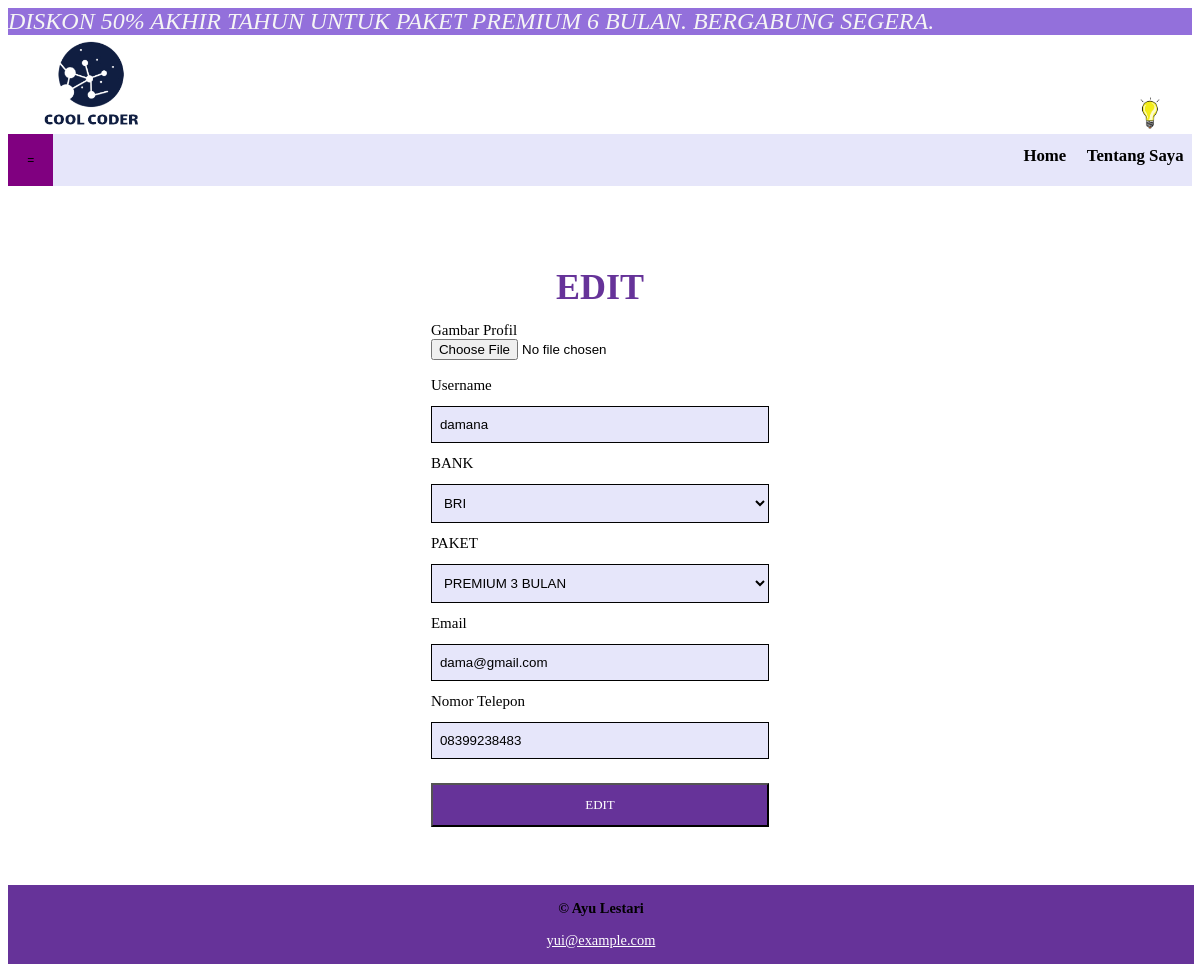
The page /POSTTEST7/crud/edit.php?id=48 on the database its author committed.
### tables this page shows
CREATE TABLE `member_web` (
  `id` int(11) NOT NULL,
  `picture` varchar(150) NOT NULL,
  `nama` varchar(15) NOT NULL,
  `bank` varchar(10) NOT NULL,
  `paket` varchar(255) NOT NULL,
  `email` varchar(255) NOT NULL,
  `no` varchar(13) NOT NULL,
  `waktu` timestamp NOT NULL DEFAULT current_timestamp() ON UPDATE current_timestamp()
);

### POSTTEST7/crud/edit.php (the view, shortened to what this page needs)
<?php
    require 'koneksi.php';
    if(isset($_GET['id'])){
        $id = $_GET['id'];}
    $hasil = mysqli_query($connect, "SELECT * FROM member_web WHERE id='$id'");
    $baris = mysqli_fetch_array($hasil);
?>
<!DOCTYPE html>
<html>
<head>
    <link rel="stylesheet" href="../css/home.css">
    <link rel="stylesheet" href="../css/php-in.css">
</head>
<body >
    <marquee  behavior="alternate" style="font-style: oblique;font-size: 2vw; color: whitesmoke; background-color:mediumpurple;"> DISKON 50% AKHIR TAHUN UNTUK PAKET PREMIUM 6 BULAN. BERGABUNG SEGERA.</marquee>
    <img src="../logo/cool coder.png" style="max-height: 14%; max-width: 14%;margin-bottom: -4%;margin-top: -2%;"/>
    <button id="toggle" class="button" style="max-width:2vw;max-height: 5vh; border:none;background-color: transparent;margin-left:78vw ;"><img src="../logo/lamp.png" style="max-width:5vw;max-height: 5vh;/">
    </button>
    <div class="nav">
        <div class="left-links">
            <div class="dropdown" style="display:inline-block;">
                <button class="dropbtn" style="background-color:purple;color: black;">=</button>
            </div>
        </div>
        <div class="right-links">
            <a class="links" href="../index.html"style="font-size:1.4vw;">&nbsp Home &nbsp</a>
            <a class="links" href="../aboutme.html"style="font-size:1.4vw;">&nbsp Tentang Saya &nbsp</a>
        </div>
    </div>
    <div class="content">
    <p>&nbsp</p>
    <main id="dark">
    <h2 class="text" align="center">EDIT</h2>
    <div class="inputan">
            <form action="" method = "post" enctype = "multipart/form-data">
                <label for="">Gambar Profil</label><br>
                <input type="file" name="picture" id="picture" required value=<?=$baris['picture']?> ><br><br>
                <label for="Username"> Username </label>
                    <input required placeholder="Username" id="nama" name="nama" type="text" value=<?=$baris['nama']?> />
                <br>
                <label for="BANK"> BANK </label>
                <select name="bank" id="bank" required value=<?=$baris['bank']?>>
                    <option value="BRI" <?=$baris['bank']=="BRI"?"selected":''?>>BRI</option>
                </select>
                <br>
                <label for="PAKET"> PAKET </label>
                <select name="paket" id="paket" required>
                    <option value="3 BULAN" <?=$baris['paket']=="3 BULAN"?"selected":''?>>PREMIUM 3 BULAN</option>
                </select>
                <br>
                <label for="email"> Email </label>
                 <input required placeholder="Email" id="email" name="email"  type="email" value=<?=$baris['email']?>>
                <br>
                <label for="nomor"> Nomor Telepon </label>
                <input required placeholder="08XXXXXXXXX" id="no" name="no" type="text"
                  value=<?=$baris['no']?>>
                <input type="submit" name="editan" value="EDIT"/>
            </form>
    </div>
 </main>
    <p>&nbsp</p>
    </div>
    <div class="footer">
        <p><b>© Ayu Lestari</b></p>
        <p ><a href="mailto:ayukdds@gmail.com" style="color: white;">yui@example.com</a></p>
    </div>
</body>
</html>

### POSTTEST7/css/home.css (style rules this page uses)
body { background-color: var(--bg); color: var(--text); --text: #000000; --bg: #ffffff; }
.nav { display: flex; position: relative; top:auto; width: 100%; background-color: lavender; overflow: auto; height: auto; }
.content { min-height: 70vh; display: flex; flex-direction: column; align-items: center; justify-content: center; margin-top:auto; }
.left-links { flex:1 1 10vw; }
.links { padding-top: 1vw; display: inline-block;text-align: center; justify-content: center; color: rgb(0, 0, 0); text-decoration: none;font-size: 1vw; font-weight: bolder; }
.dropbtn { background-color: #4CAF50;color: white;padding: 1.6vw;font-size: 1vw;border: none; }
.dropdown { display: inline-block; }
.footer { padding: 1px; background-color: rebeccapurple; text-align: center; position: relative; width: 100%; display: block; color:--text; text-align:center; justify-content:center; font-size: 1.3vw;" }
h2 { font-size: 3.2vw; }

### POSTTEST7/css/php-in.css (style rules this page uses)
.inputan { display: block; padding: 0px 13vw 1vh 13vw; font-size: 15px; font-family: "Avanta Garde"; }
.text { display: block; margin-bottom: 14px; text-align: center; font-size: 3vw; font-family: Avanta Garde; color: rebeccapurple; }
.content { display: flex; flex-direction: column; align-items: center; justify-content: center; margin-top:auto; }
input[type=text],[type=number], [type=email], select { width: 100%; padding: 10px 8px; margin: 1vw 0; display: inline-block; box-sizing: border-box; color:black; background-color:lavender; border:1px solid black; }
.inputan input[type="submit"] { width: 100%; padding: 1vw 0.5vh; margin: 1vw 0 0 0; display: inline-block; box-sizing: border-box; color:white; background-color:rebeccapurple; font-size: 13px; font-family: "Avanta Garde"; }

### rows shown on the page
member_web: nama "damana", bank "BRI", paket "PREMIUM 3 BULAN", email "dama@gmail.com", no "08399238483"
